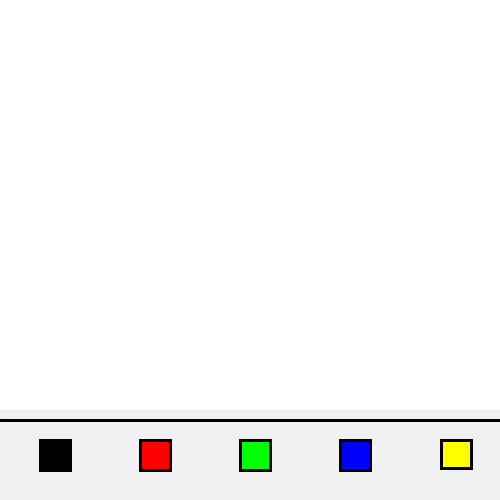
Frame 1 (no input)
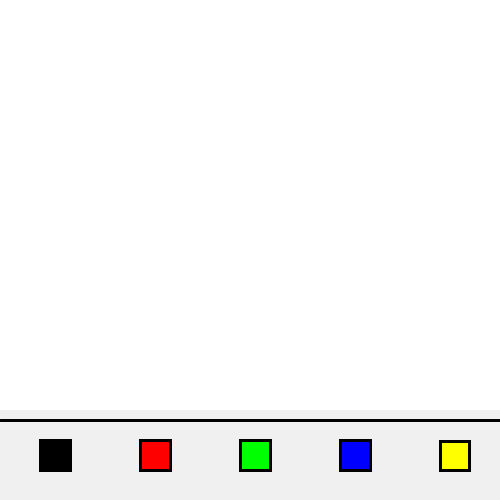
Frame 60 (the mouse pressed at the canvas centre just before this capture)
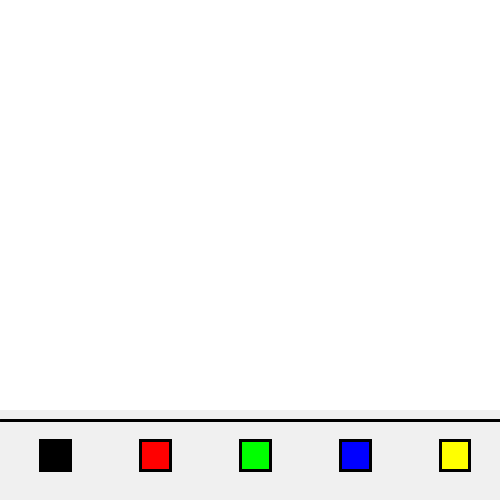
Frame 120 (the mouse held since frame 60 and released just before this capture)

The Processing sketch that drew these frames (run headless with seeded random() and noise(); from frame 60 on, the mouse is pressed at the canvas centre):

// Processing sketch: processing_6834
// ── processing_6834.pde

float r = 0;
float g = 0;
float b = 0;

void setup()
{
  size(500,500);
  background(255);
}

void draw()
{
  noStroke();
  fill(240);
  
  rect(0,410, width,90);
  strokeWeight(3); stroke(0);
  
  fill(0);
  line(0,420, 500,420);
  // black --------------------------------------------------------------->
  fill(0);       rect(40,440, 30,30);
  
  // red ----------------------------------------------------------------->
  fill(255,0,0); rect(140,440, 30,30);
  
  // green --------------------------------------------------------------->
  fill(0,255,0); rect(240,440, 30,30);
  
  // blue ---------------------------------------------------------------->
  fill(0,0,255); rect(340,440, 30,30);
  
  // reset --------------------------------------------------------------->
  fill(255,255,0); rect(random(440,442),random(440,442), random(28,30),random(28,30));

}

void mousePressed()
{
   if ((mouseX >40) && (mouseX <70) && (mouseY >440) && (mouseY <470)) 
   { 
    r = 0;
    g = 0;
    b = 0;
   }
   
   if ((mouseX >140) && (mouseX <170) && (mouseY >440) && (mouseY <470)) 
   { 
    r = random(150,255);
    g = 0;
    b = 0;
   }   
 
    if ((mouseX >240) && (mouseX <270) && (mouseY >440) && (mouseY <470)) 
   { 
    r = 0;
    g = random(150,255);
    b = 0;
   } 
  
   if ((mouseX >340) && (mouseX <370) && (mouseY >440) && (mouseY <470)) 
   { 
    r = 0;
    g = 0;
    b = random(150,255);
   }
   
   if ((mouseX >440) && (mouseX <470) && (mouseY >440) && (mouseY <470)) 
   { 
     background(255);
   }   
}

void mouseDragged()
{
  fill(r, g, b);
  noStroke();
  ellipse(mouseX,mouseY, random(1,20),random(1,20));

}
